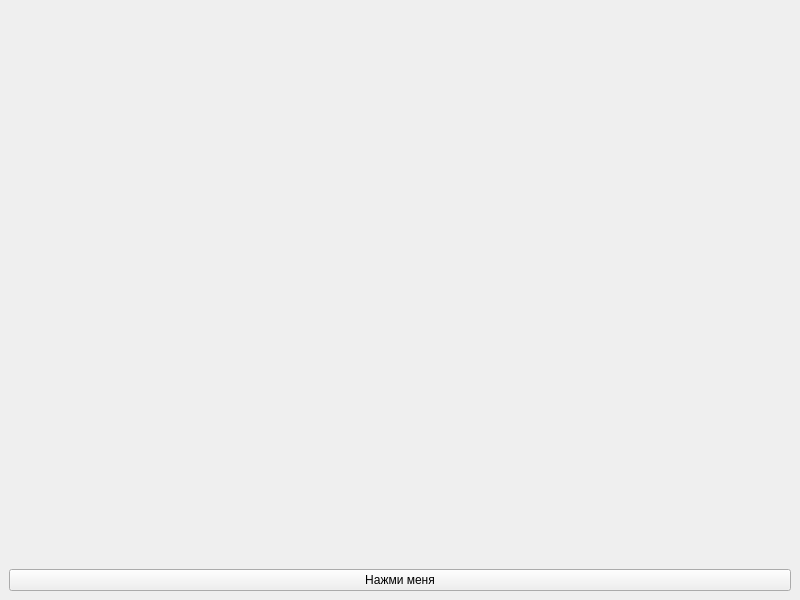
<?xml version="1.0" encoding="UTF-8"?>
<ui version="4.0">
 <class>MainWindow</class>
 <widget class="QMainWindow" name="MainWindow">
  <property name="geometry">
   <rect>
    <x>0</x>
    <y>0</y>
    <width>800</width>
    <height>600</height>
   </rect>
  </property>
  <property name="windowTitle">
   <string>MainWindow</string>
  </property>
  <widget class="QWidget" name="centralwidget">
   <layout class="QGridLayout" name="gridLayout">
    <item row="0" column="0">
     <layout class="QVBoxLayout" name="verticalLayout">
      <item>
       <spacer name="verticalSpacer">
        <property name="orientation">
         <enum>Qt::Vertical</enum>
        </property>
        <property name="sizeHint" stdset="0">
         <size>
          <width>20</width>
          <height>40</height>
         </size>
        </property>
       </spacer>
      </item>
      <item>
       <widget class="QPushButton" name="pushButton">
        <property name="text">
         <string>Нажми меня</string>
        </property>
       </widget>
      </item>
     </layout>
    </item>
   </layout>
  </widget>
 </widget>
 <resources/>
 <connections/>
</ui>
